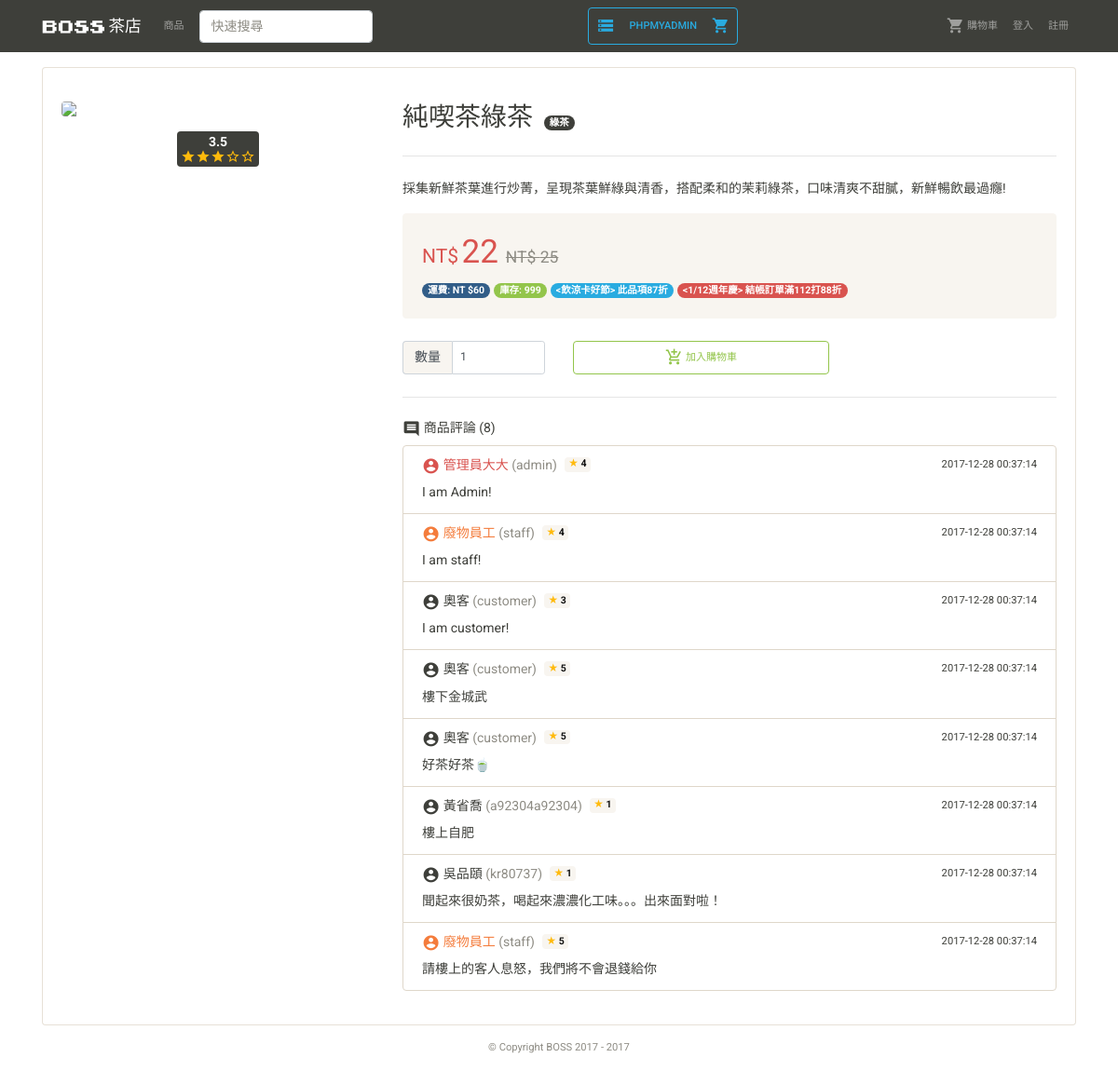
Screenshot of /product_detail.php?ID=1 with the database file from the repository.
### tables this page shows
CREATE TABLE DISCOUNT (
  ID INT(7) UNSIGNED AUTO_INCREMENT PRIMARY KEY,
  Type ENUM('shipping', 'seasoning', 'event'),
  PeriodFrom DATE NOT NULL,
  PeriodTo DATE NOT NULL,
  Requirement INT(7) UNSIGNED,
  Rate DOUBLE(3,3) NOT NULL,
  Info VARCHAR(100) NOT NULL,
  EventType ENUM('BOGO', 'discount')
);

CREATE TABLE COMMENT (
  ID INT(7) UNSIGNED AUTO_INCREMENT PRIMARY KEY,
  CID VARCHAR(20) NOT NULL,
  PID INT(7) UNSIGNED NOT NULL,
  Star INT(1) NOT NULL,
  Date TIMESTAMP DEFAULT CURRENT_TIMESTAMP,
  Comment VARCHAR(100) NOT NULL
);

CREATE TABLE MEMBER(
  ID VARCHAR(20) PRIMARY KEY,
  Password VARCHAR(128) NOT NULL,
  Name VARCHAR(12) NOT NULL,
  Email VARCHAR(30) NOT NULL,
  Phone VARCHAR(10) NOT NULL,
  RegDate TIMESTAMP DEFAULT CURRENT_TIMESTAMP,
  Birth DATE,
  Gender ENUM('M', 'F', 'N'),
  Address VARCHAR(100),
  Position ENUM('S', 'A', 'C') NOT NULL
);

### verification.php (called while the page is built, shortened)
<?php
$user_position='G';
$user_id='guest';

### comment.php (the view, shortened to what this page needs)
<?php
  $sqlnone = 'SELECT COUNT(*) COUNT_NUM FROM COMMENT
  WHERE PID='.$_GET['ID'];
  $comment_num=mysqli_fetch_array($conn->query($sqlnone))['COUNT_NUM'];
?>
<h6>
  <i class="material-icons">comment</i> 商品評論
  (<?php echo $comment_num; ?>)
</h6>
<div class="list-group ">
  <?php
  $sql = 'SELECT *, COMMENT.ID CommentID FROM COMMENT
          INNER JOIN MEMBER ON MEMBER.ID = COMMENT.CID
          WHERE COMMENT.PID=' . $_GET['ID'].'
          ORDER BY CommentID';
  $result = $conn->query($sql);
  while($rows=mysqli_fetch_array($result)){
    $CommentID=$rows['CommentID'];
    $CID=$rows['CID'];
    $CName=$rows['Name'];
    $Date=$rows['Date'];
    $Comment=$rows['Comment'];
    $Star=$rows['Star'];
    $Position=$rows['Position'];
    $comment_by_me=($CID==$user_id)?'list-group-item-secondary':'';
    if($Position=='A') $comment_color= 'text-danger';
    else if($Position=='S') $comment_color= 'text-warning';
    else $comment_color='';
    if($user_position=='A'||$user_position=='S') $comment_del_url= 'href="comment_del.php?CommentID='.$CommentID.'&PID='.$_GET['ID'].'"';
    else $comment_del_url='';
    $star_text='<span class="badge badge-light star mx-2">
                  <span style="color: #FFBA0C">★</span> '. $Star .'
                </span>';
    echo '<a '. $comment_del_url .' class="list-group-item list-group-item-action flex-column '. $comment_by_me .'">
            <div class="d-flex w-100 justify-content-between">
              <h6 class="mb-2 '. $comment_color . '">
              <i class="material-icons">account_circle</i> '. $CName .' <span class="text-muted">('. $CID .')</span>' . $star_text .'</h6>
              <small class="d-none d-lg-inline-block">'. $Date .'</small>
            </div>
            <p class="mb-0">'. htmlspecialchars($Comment) .'</p>
            <small class="d-inline-block d-lg-none">'. $Date .'</small>
          </a>';
  }
  ?>
</div>

### product_discount.php (shortened to what this page needs)
<?php
function PrintProductDetailDiscountBadge($info, $discount, $color){
  $full_discount_text = '<' .$info . '> ' . $discount;
  echo '<span class="badge badge-pill badge-'.$color.'">'. $full_discount_text .'</span> ';
}
$sql = 'SELECT * FROM DISCOUNT';
$result = $conn->query($sql);
while($rows = mysqli_fetch_array($result))
{
  if((date('Y-m-d')>=$rows['PeriodFrom']) && (date('Y-m-d')<=$rows['PeriodTo'])){
    switch ($rows['Type']) {
      case 'seasoning':
        $discount='結帳訂單滿'. $rows['Requirement'] .'打'.($rows['Rate']*100).'折';
        break;
      case 'event':
        $sql = "SELECT * FROM PRODUCT P , DISCOUNT D
         WHERE P.ID = ".$_GET['ID'].
         " AND D.ID = P.DID AND D.ID=". $rows['ID'];
        $result_this_product=$conn->query($sql);
        if(mysqli_num_rows($result_this_product)>=1){
          $rows_this_product = mysqli_fetch_array($result_this_product);
          if($rows_this_product['EventType']=='BOGO'){
            $discount= '此品買一送一';
          } else if($rows_this_product['EventType']=='discount'){
            $discount= '此品項'.($rows['Rate']*100).'折';
          }
          $color='info';
          PrintProductDetailDiscountBadge($rows['Info'], $discount, $color);
        }
        break;
    }
  }
}

### css/style.css (style rules this page uses)
i.material-icons { vertical-align: middle; font-size: 1.2rem; }
.star { vertical-align: top; }

### rows the page displays
discount: full_discount_text "<飲涼卡好節> 此品項87折"
discount: Info "<1/12週年慶> 結帳訂單滿112打88折"
comment: CID.Name "管理員大大", CID "admin", Star "4", Date "2017-12-28 00:37:14", Comment "I am Admin!"
comment: CID.Name "廢物員工", CID "staff", Star "4", Date "2017-12-28 00:37:14", Comment "I am staff!"
comment: CID.Name "奧客", CID "customer", Star "3", Date "2017-12-28 00:37:14", Comment "I am customer!"
comment: CID.Name "奧客", CID "customer", Star "5", Date "2017-12-28 00:37:14", Comment "樓下金城武"
comment: CID.Name "奧客", CID "customer", Star "5", Date "2017-12-28 00:37:14", Comment "好茶好茶🍵"
comment: CID.Name "黃省喬", CID "a92304a92304", Star "1", Date "2017-12-28 00:37:14", Comment "樓上自肥"
comment: CID.Name "吳品頤", CID "kr80737", Star "1", Date "2017-12-28 00:37:14", Comment "聞起來很奶茶，喝起來濃濃化工味。。。出來面對啦！"
comment: CID.Name "廢物員工", CID "staff", Star "5", Date "2017-12-28 00:37:14", Comment "請樓上的客人息怒，我們將不會退錢給你"

### other values shown
$star_num "3.5"
$rows['PName'] "純喫茶綠茶"
$rows['CName'] "綠茶"
$rows['PInfo'] "採集新鮮茶葉進行炒菁，呈現茶葉鮮綠與清香，搭配柔和的茉莉綠茶，口味清爽不甜膩，新鮮暢飲最過癮!"
$rows['PPriceDiscountF'] "22"
$rows['PPriceF'] "25"
$rows['PStock'] "999"
$comment_num "8"
